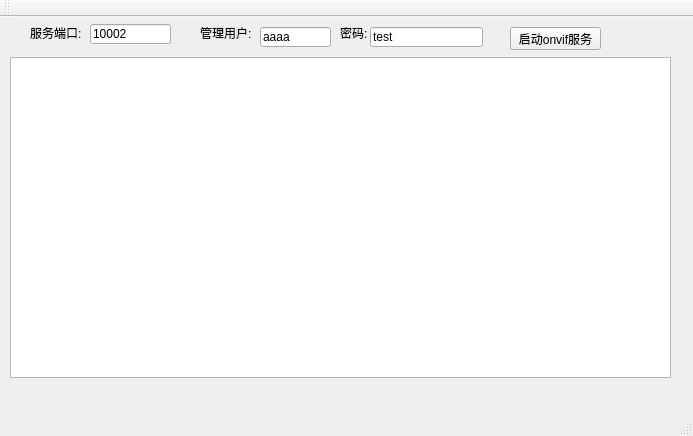
<?xml version="1.0" encoding="UTF-8"?>
<ui version="4.0">
 <class>MainWindow</class>
 <widget class="QMainWindow" name="MainWindow">
  <property name="geometry">
   <rect>
    <x>0</x>
    <y>0</y>
    <width>693</width>
    <height>436</height>
   </rect>
  </property>
  <property name="windowTitle">
   <string>物联网技术交流群:292427539</string>
  </property>
  <property name="statusTip">
   <string>QQ:502706647</string>
  </property>
  <widget class="QWidget" name="centralWidget">
   <widget class="QLineEdit" name="lePort">
    <property name="geometry">
     <rect>
      <x>90</x>
      <y>7</y>
      <width>81</width>
      <height>20</height>
     </rect>
    </property>
    <property name="text">
     <string>10002</string>
    </property>
   </widget>
   <widget class="QLabel" name="label_7">
    <property name="geometry">
     <rect>
      <x>30</x>
      <y>10</y>
      <width>54</width>
      <height>12</height>
     </rect>
    </property>
    <property name="text">
     <string>服务端口:</string>
    </property>
   </widget>
   <widget class="QPushButton" name="pbStart">
    <property name="geometry">
     <rect>
      <x>200</x>
      <y>50</y>
      <width>75</width>
      <height>23</height>
     </rect>
    </property>
    <property name="text">
     <string>启动</string>
    </property>
   </widget>
   <widget class="QTextEdit" name="teLog">
    <property name="geometry">
     <rect>
      <x>10</x>
      <y>40</y>
      <width>661</width>
      <height>321</height>
     </rect>
    </property>
   </widget>
   <widget class="QPushButton" name="pbsoaptest">
    <property name="geometry">
     <rect>
      <x>510</x>
      <y>10</y>
      <width>91</width>
      <height>23</height>
     </rect>
    </property>
    <property name="text">
     <string>启动onvif服务</string>
    </property>
   </widget>
   <widget class="QLabel" name="label">
    <property name="geometry">
     <rect>
      <x>200</x>
      <y>10</y>
      <width>54</width>
      <height>12</height>
     </rect>
    </property>
    <property name="text">
     <string>管理用户:</string>
    </property>
   </widget>
   <widget class="QLineEdit" name="leUser">
    <property name="geometry">
     <rect>
      <x>260</x>
      <y>10</y>
      <width>71</width>
      <height>20</height>
     </rect>
    </property>
    <property name="text">
     <string>aaaa</string>
    </property>
   </widget>
   <widget class="QLabel" name="label_2">
    <property name="geometry">
     <rect>
      <x>340</x>
      <y>10</y>
      <width>54</width>
      <height>12</height>
     </rect>
    </property>
    <property name="text">
     <string>密码:</string>
    </property>
   </widget>
   <widget class="QLineEdit" name="lePwd">
    <property name="geometry">
     <rect>
      <x>370</x>
      <y>10</y>
      <width>113</width>
      <height>20</height>
     </rect>
    </property>
    <property name="text">
     <string>test</string>
    </property>
   </widget>
   <widget class="QWidget" name="gridLayoutWidget">
    <property name="geometry">
     <rect>
      <x>590</x>
      <y>180</y>
      <width>160</width>
      <height>80</height>
     </rect>
    </property>
    <layout class="QGridLayout" name="gridLayout"/>
   </widget>
  </widget>
  <widget class="QMenuBar" name="menuBar">
   <property name="geometry">
    <rect>
     <x>0</x>
     <y>0</y>
     <width>693</width>
     <height>23</height>
    </rect>
   </property>
  </widget>
  <widget class="QToolBar" name="mainToolBar">
   <attribute name="toolBarArea">
    <enum>TopToolBarArea</enum>
   </attribute>
   <attribute name="toolBarBreak">
    <bool>false</bool>
   </attribute>
  </widget>
  <widget class="QStatusBar" name="statusBar"/>
 </widget>
 <layoutdefault spacing="6" margin="11"/>
 <resources/>
 <connections/>
</ui>
